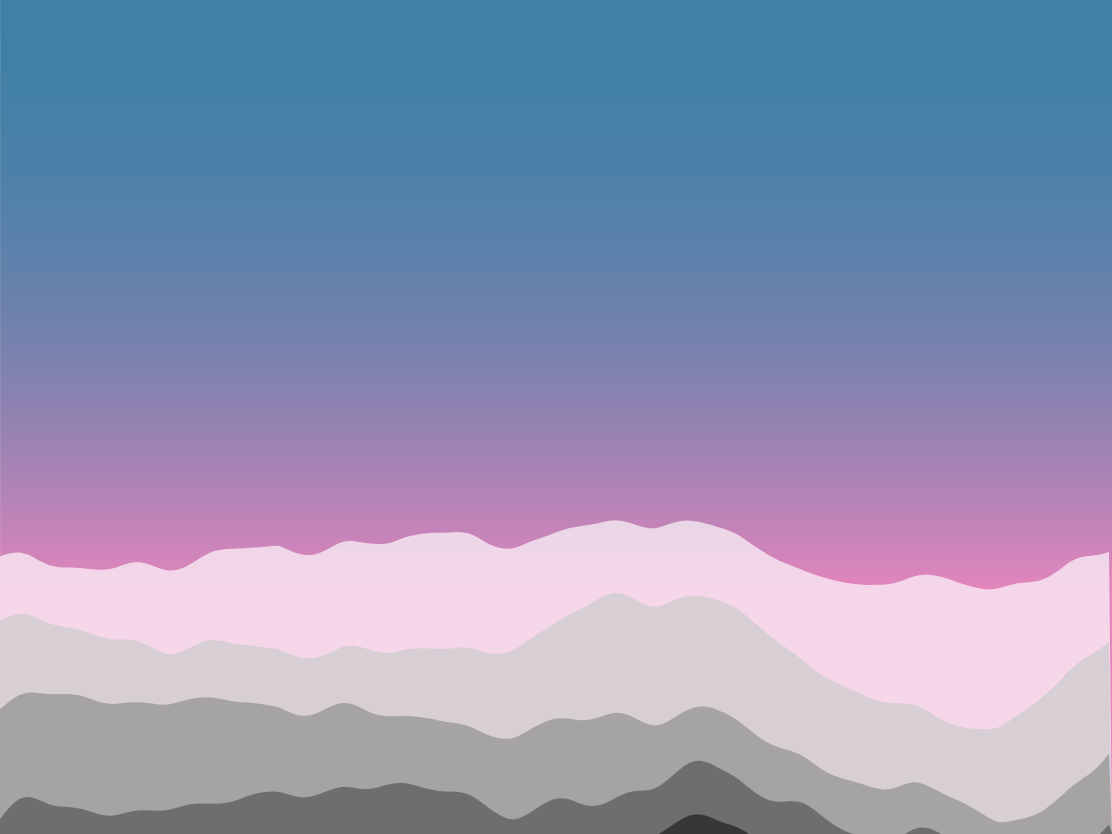
Frame 1 (no input)
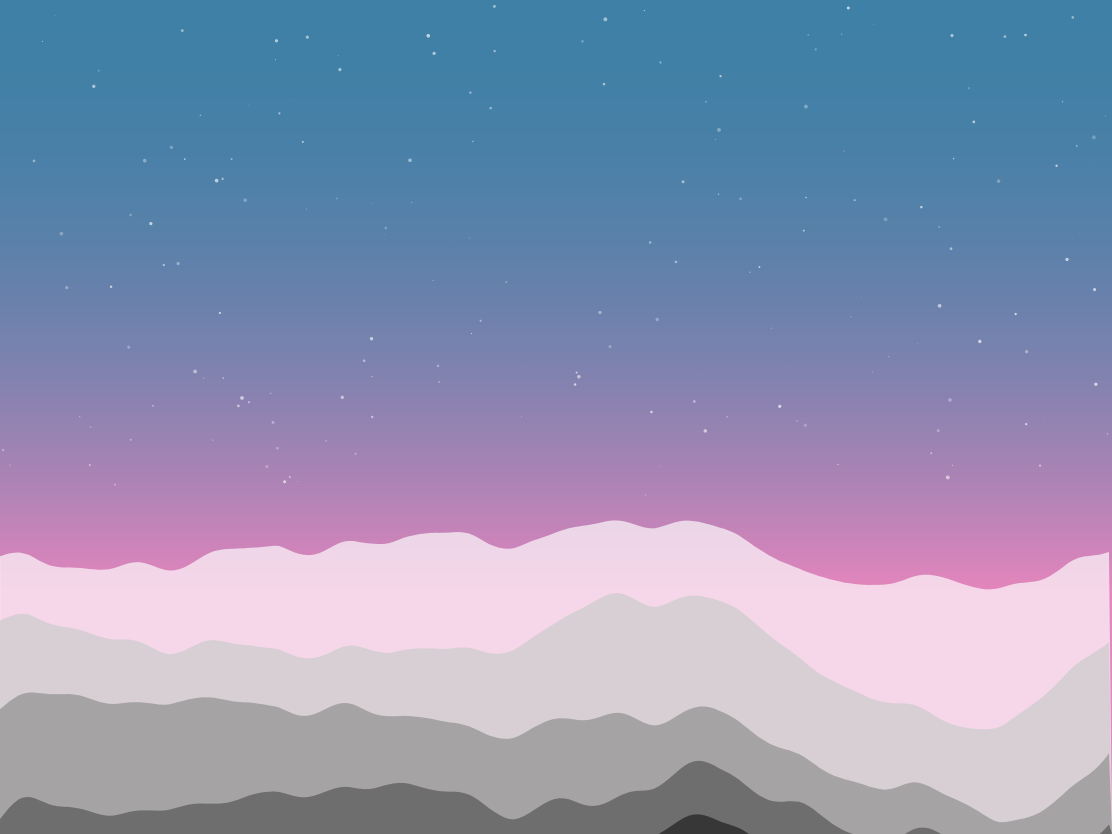
Frame 60 (the mouse pressed at the canvas centre just before this capture)
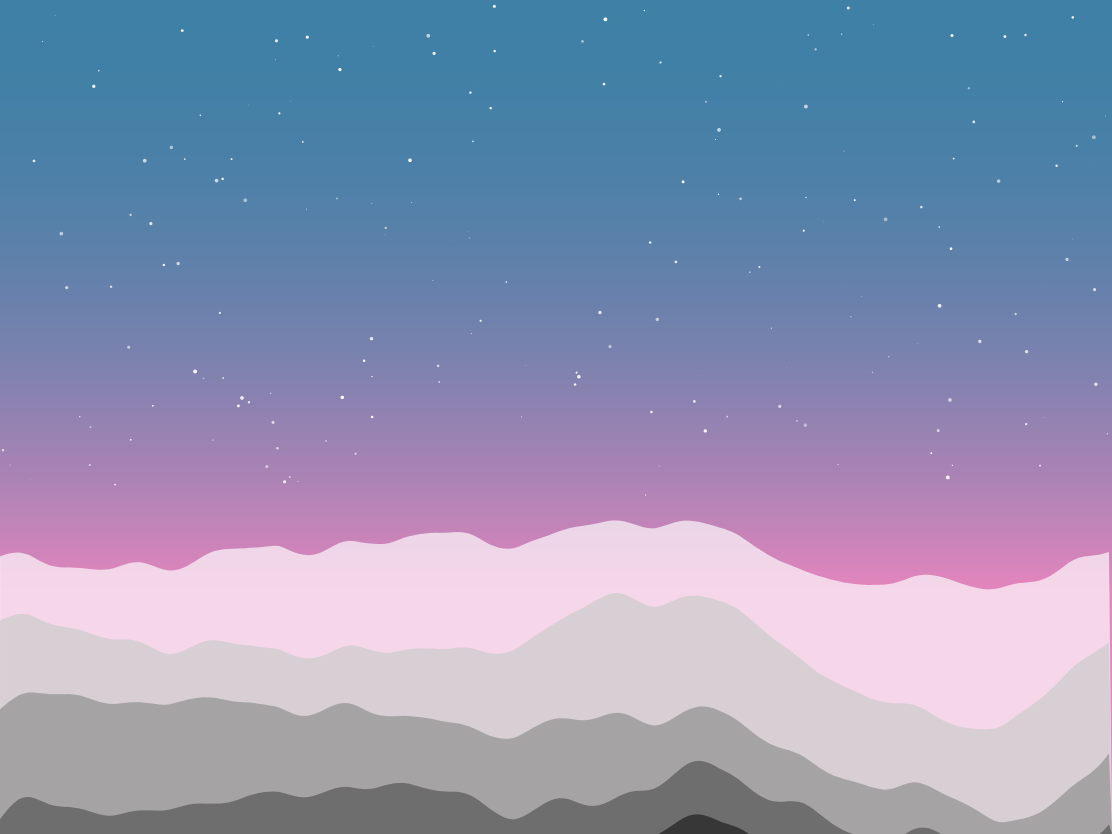
Frame 120 (the mouse held since frame 60 and released just before this capture)

The Processing sketch that drew these frames (run headless with seeded random() and noise(); from frame 60 on, the mouse is pressed at the canvas centre):

// Processing sketch: mountains
// ── mountains.pde
float noiseScale = 0.003;
int starHeight = 500;
int numStars = 200;
int dawnColorHeight = 2;
Star[] sky = new Star[numStars];

void setup () {
  size(1112, 834);
  generateStars();
}

void draw() {
  generateBackground(color(63, 128, 166), color(228, 133, 189));
  generateMountains(5);
  for (Star star : sky) {
    star.shine();
  }
}

void generateBackground(color up, color down) {
  strokeWeight(1);
  float hSq = height*height;
  for (int y = 0; y < height; y++) {
    float t = (y*y)/hSq*dawnColorHeight; // customize height of dawn color
    stroke(lerpColor(up, down, t));
    line(0, y, width, y);
  }
}

void generateMountains(float layers) {
  int noiseLayers = 9;
  int xOffset = 5;

  for (int i = 0; i <layers; i++) {
    float offset = 0.3+i/(layers+1)/2;

    beginShape();
    fill(255 - (i/layers * 255), map(i/layers, 0, 1, 170, 255));
    noStroke();
    vertex(0, height);

    for (int x = -1; x <= width; x += xOffset) {
      float y = offset;
      for (int n = 0; n < noiseLayers; n++) {
        y += noise((x+i*width+n*width)*noiseScale) * n/noiseLayers / 4; // turns horizontal lines into mountains
      }
      vertex(x, y*height);
    }
    vertex(width, height);
    endShape();
  }
}

void generateStars() {
  for (int i = 0; i < numStars; i++) {
    sky[i] = new Star();
  }
}

class Star {
  float x, y, c, a, dir, sz;

  Star() {
    noStroke();
    this.x = 255;
    this.y = 255;
    this.c = 255;
    this.a = -1;
    this.dir = 0.0;
    this.sz = 0.0;
  }

  void shine() {
    if (this.a < 0) {
      this.x = random(width);
      this.y = random(0, starHeight);
      this.sz = random(4);
      this.dir = random(1, 3);
      this.a = 0;
    }
    fill(this.c, this.a);
    ellipse(this.x, this.y, this.sz, this.sz);
    this.a += this.dir;
    if (this.a > 255) {
      this.a = 255;
      this.dir = random(-3, -1);
    }
  }
}
